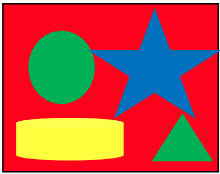
#> input picture img/RGB.png, 220 x 174 px
$ python yellow.py
#> lines starting #> are read from the running program, lines starting #| are printed output that depends on the picture; after the words box and inside, x2 and y2 are one past the last pixel; in counts of white or black regions, pixels touching at a corner belong together
#!/bin/env python
import cv2
import numpy as np

# Get file
def getImage(img):
#> called with img = '../img/RGB.png'
    return cv2.imread(img)
#> returned value is the input picture: shape (174, 220, 3); mean B, G, R 69.1, 77.4, 180

# Take Red
def yellow(inputImg):
    while(1):
        img = getImage(inputImg)
        hMin = 22
        sMin = 0
        vMin = 255

        hMax = 155
        sMax = 255
        vMax = 255
        # Boundaries
        lower = np.array([hMin,sMin,vMin])
        upper = np.array([hMax,sMax,vMax])

        # Convert to HSV

        hsv = cv2.cvtColor(img,cv2.COLOR_BGR2HSV)
#> hsv: shape (174, 220, 3); mean H, S, V 124.8, 230.5, 227.3
        mask = cv2.inRange(hsv,lower,upper)
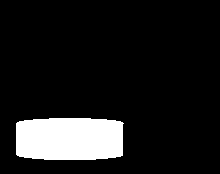
#> mask: shape (174, 220); 11.2% white; 1 white region, box (x1, y1, x2, y2) and area: (16, 118, 124, 160) 4269
        result = cv2.bitwise_and(img,img,mask=mask)
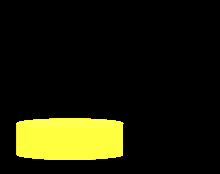
#> result: shape (174, 220, 3); mean B, G, R 7.5, 28.4, 28.4

        # Display
        cv2.imshow('Original',img)
        cv2.imshow('Result',result)
        if cv2.waitKey(10) & 0xFF == ord('q'):
#> (key q is pressed here)
            break

    cv2.destroyAllWindows()


if __name__ == "__main__":
    yellow('../img/RGB.png')
